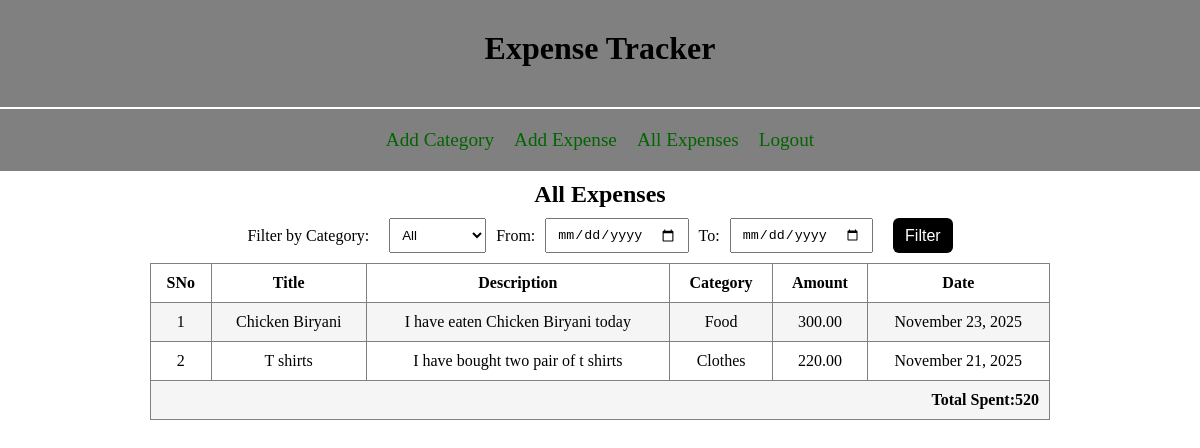
The app's page /expenses/ (signed in), older data.
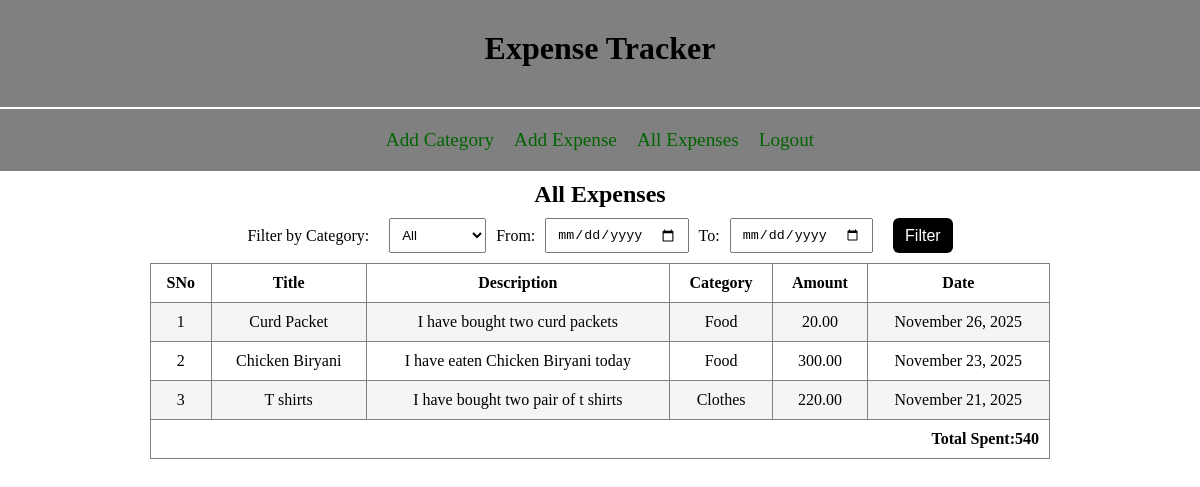
The same page, newer data.
### Expense/models.py (models this page shows, shortened)
class Expense(models.Model):
    title=models.CharField(max_length=200)
    description=models.TextField(blank=True,null=True)
    amount=models.DecimalField(max_digits=8,decimal_places=2)
    category=models.ForeignKey(Category,on_delete=models.CASCADE,related_name="expenses")
    date=models.DateField()
    user=models.ForeignKey(User,on_delete=models.CASCADE,related_name="user_expenses",blank=True,null=True)

class Category(models.Model):
    name=models.CharField(max_length=100)
    user=models.ForeignKey(User,on_delete=models.CASCADE,related_name="user_categories",null=True,blank=True)
    class Meta:
        unique_together = ('name', 'user')
    def __str__(self):
        return f"{self.name}"

### Expense/views.py (the view, shortened to what this page needs)
# urls.py: path('expenses/',views.expense_list,name='expense-list'),
def expense_list(request):
    if not request.user.is_authenticated:
        return redirect('login')
    categories=Category.objects.filter(user=request.user)
    expenses=Expense.objects.filter(user=request.user).order_by('-date')
    from_date=None
    to_date=None
    total= expenses.aggregate(total_amount=Sum('amount'))['total_amount'] or 0
    return render(request,'Expense/expenses.html',{'expenses':expenses,'total_amount':total,'categories':categories})

### Expense/templates/Expense/expenses.html (shortened to what this page needs)
{% extends 'Expense/base.html' %} {% block title %} Expenses {% endblock %}
{%block content %}
<h2 class="heading">All Expenses</h2>
<form method="POST">
  <div class="filter-section">
    <label for="category">Filter by Category:</label>
    <select
      name="category"
      id="category"
      style="padding: 8px; margin-left: 10px"
    >
      <option value="all">All</option>
    </select>
    <label for="from_date">From:</label>
    <input type="date" name="from_date" id="from_date" />
    <label for="to_date">To:</label>
    <input type="date" name="to_date" id="to_date" />
    <button
      type="submit"
      class="btn filter-btn"
      style="width: auto; padding: 8px 12px; margin-left: 10px"
    >
      Filter
    </button>
  </div>
</form>
<div class="expense-list">
  {% if expenses %}
  <table border="1">
    <tr>
      <th>SNo</th>
      <th>Title</th>
      <th>Description</th>
      <th>Category</th>
      <th>Amount</th>
      <th>Date</th>
    </tr>
    {% for exp in expenses %}
    <tr>
      <td>{{forloop.counter}}</td>
      <td>{{exp.title}}</td>
      <td>{{exp.description}}</td>
      <td>{{exp.category}}</td>
      <td>{{exp.amount}}</td>
      <td>{{ exp.date|date:"F j, Y" }}</td>
    </tr>
    {% endfor %}
    <tr>
      <td colspan="6" style="text-align: right; font-weight: bold">
        Total Spent:{{total_amount}}
      </td>
    </tr>
  </table>
  {% else %}
  <p>No expenses found</p>
  {% endif %}
</div>
{% endblock %}

### Expense/templates/Expense/base.html (shortened to what this page needs)
<!DOCTYPE html>
<html lang="en">
  <head>
  </head>
  <body>
    <header>
      <div class="header-top">
        <h1>Expense Tracker</h1>
      </div>
      {% if request.user.is_authenticated %}
      <div class="header-bottom">
        <ul>
          <li><a href="{% url 'add-category' %}">Add Category</a></li>
          <li><a href="{% url 'add-expense' %}">Add Expense</a></li>
          <li><a href="{% url 'expense-list' %}">All Expenses</a></li>
          <li><a href="{% url 'logout' %}">Logout</a></li>
        </ul>
      </div>
      {% endif %}
    </header>
    {% block content %}{% endblock %}
  </body>
</html>

### Expense/templates/Expense/base.html (style rules this page uses)
* { margin: 0; padding: 0; box-sizing: border-box; }
header { padding-top: 30px; text-align: center; background-color: gray; }
.header-top { padding-bottom: 40px; border-bottom: 2px solid white; }
.header-bottom ul { padding: 20px 0px; list-style: none; display: flex; align-items: center; justify-content: center; gap: 20px; font-size: 1.2rem; flex-wrap: wrap; }
.header-bottom ul a { text-decoration: none; color: darkgreen; }
form { display: flex; flex-direction: column; justify-content: center; gap: 10px; margin-top: 10px; }
.heading { margin: 10px 0px; text-align: center; }
.btn { height: 35px; padding: 0px 5px; font-size: 16px; border: none; background-color: black; border-radius: 6px; color: white; }
.expense-list { display: flex; align-items: center; justify-content: center; overflow-x: auto; }
table { width: 100%; max-width: 900px; border-collapse: collapse; margin-bottom: 20px; }
td, th { padding: 10px; text-align: center; white-space: nowrap; }
tr:nth-child(even) { background-color: #f5f5f5; }
.filter-section { display: flex; align-items: center; justify-content: center; margin-bottom: 10px; gap: 10px; flex-wrap: wrap; }
.filter-section input, .filter-section select { padding: 7px 10px; outline: none; }

Row changes from the older to the newer data that the page shows:
added Expense: title "Curd Packet", description "I have bought two curd packets", category "Food", amount "20.00", date "November 26, 2025"
Text that changed along with them:
{{ total_amount }}: "520" → "540"
